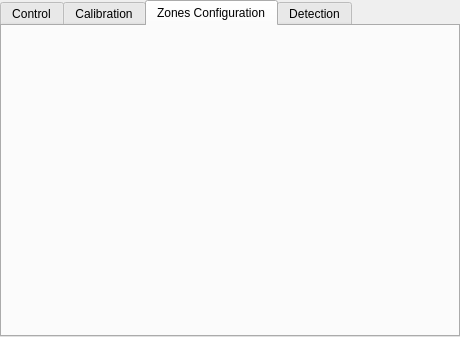
<?xml version="1.0" encoding="UTF-8"?>
<ui version="4.0">
 <class>UAnalyticsSimpleSettingsWidget</class>
 <widget class="QWidget" name="UAnalyticsSimpleSettingsWidget">
  <property name="geometry">
   <rect>
    <x>0</x>
    <y>0</y>
    <width>460</width>
    <height>337</height>
   </rect>
  </property>
  <property name="windowTitle">
   <string>Form</string>
  </property>
  <layout class="QHBoxLayout" name="horizontalLayout">
   <property name="spacing">
    <number>0</number>
   </property>
   <property name="leftMargin">
    <number>0</number>
   </property>
   <property name="topMargin">
    <number>0</number>
   </property>
   <property name="rightMargin">
    <number>0</number>
   </property>
   <property name="bottomMargin">
    <number>0</number>
   </property>
   <item>
    <layout class="QVBoxLayout" name="verticalLayoutChannels"/>
   </item>
   <item>
    <widget class="QTabWidget" name="tabWidget">
     <property name="currentIndex">
      <number>2</number>
     </property>
     <widget class="QWidget" name="tabControl">
      <attribute name="title">
       <string>Control</string>
      </attribute>
     </widget>
     <widget class="QWidget" name="tabCalibration">
      <attribute name="title">
       <string>Calibration</string>
      </attribute>
     </widget>
     <widget class="QWidget" name="tabZonesConfiguration">
      <attribute name="title">
       <string>Zones Configuration</string>
      </attribute>
      <layout class="QVBoxLayout" name="verticalLayout">
       <item>
        <layout class="QHBoxLayout" name="horizontalLayout_2">
         <property name="rightMargin">
          <number>50</number>
         </property>
         <item>
          <layout class="QVBoxLayout" name="verticalLayoutImagesWidget"/>
         </item>
        </layout>
       </item>
      </layout>
     </widget>
     <widget class="QWidget" name="tabDetection">
      <attribute name="title">
       <string>Detection</string>
      </attribute>
     </widget>
    </widget>
   </item>
  </layout>
 </widget>
 <resources/>
 <connections/>
</ui>
